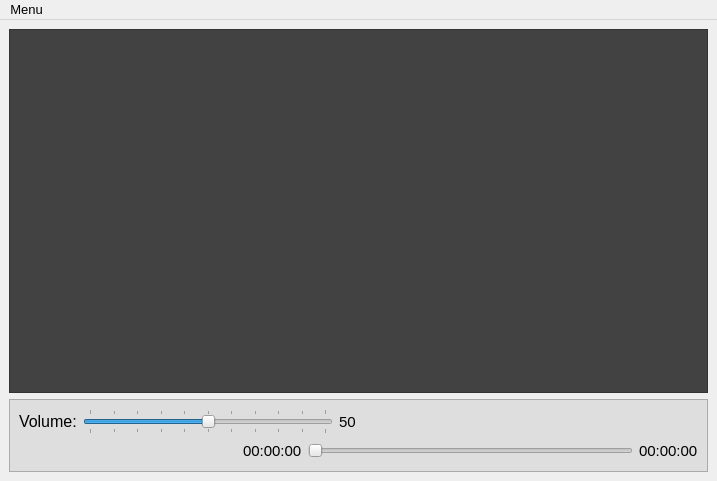
<?xml version="1.0" encoding="UTF-8"?>
<ui version="4.0">
 <class>SimpleMusiPlayer</class>
 <widget class="QMainWindow" name="SimpleMusiPlayer">
  <property name="geometry">
   <rect>
    <x>0</x>
    <y>0</y>
    <width>717</width>
    <height>481</height>
   </rect>
  </property>
  <property name="windowTitle">
   <string>Simple Music Player</string>
  </property>
  <property name="windowIcon">
   <iconset resource="utils/music_res.qrc">
    <normaloff>:/img/images/CD.png</normaloff>:/img/images/CD.png</iconset>
  </property>
  <widget class="QWidget" name="centralwidget">
   <layout class="QVBoxLayout" name="verticalLayout_3">
    <item>
     <widget class="QListWidget" name="listWidget">
      <property name="font">
       <font>
        <pointsize>13</pointsize>
        <weight>75</weight>
        <bold>true</bold>
       </font>
      </property>
      <property name="cursor" stdset="0">
       <cursorShape>PointingHandCursor</cursorShape>
      </property>
      <property name="styleSheet">
       <string notr="true">background-color: rgb(66, 66, 66);
color: rgb(255, 255, 127);
selection-background-color: rgb(255, 255, 82);
selection-color: rgb(66, 66, 66);</string>
      </property>
     </widget>
    </item>
    <item>
     <widget class="QFrame" name="frame_6">
      <property name="styleSheet">
       <string notr="true">background-color: rgb(222, 222, 222);</string>
      </property>
      <property name="frameShape">
       <enum>QFrame::StyledPanel</enum>
      </property>
      <property name="frameShadow">
       <enum>QFrame::Raised</enum>
      </property>
      <layout class="QVBoxLayout" name="verticalLayout">
       <item alignment="Qt::AlignLeft">
        <widget class="QFrame" name="frame_5">
         <property name="font">
          <font>
           <pointsize>1</pointsize>
          </font>
         </property>
         <property name="frameShape">
          <enum>QFrame::NoFrame</enum>
         </property>
         <property name="frameShadow">
          <enum>QFrame::Raised</enum>
         </property>
         <layout class="QHBoxLayout" name="horizontalLayout_4">
          <property name="leftMargin">
           <number>0</number>
          </property>
          <property name="topMargin">
           <number>0</number>
          </property>
          <property name="rightMargin">
           <number>0</number>
          </property>
          <property name="bottomMargin">
           <number>0</number>
          </property>
          <item>
           <widget class="QLabel" name="label">
            <property name="font">
             <font>
              <pointsize>12</pointsize>
             </font>
            </property>
            <property name="text">
             <string>Volume:</string>
            </property>
           </widget>
          </item>
          <item>
           <widget class="QSlider" name="volumeSlider">
            <property name="minimumSize">
             <size>
              <width>250</width>
              <height>0</height>
             </size>
            </property>
            <property name="maximumSize">
             <size>
              <width>250</width>
              <height>16777215</height>
             </size>
            </property>
            <property name="cursor">
             <cursorShape>PointingHandCursor</cursorShape>
            </property>
            <property name="minimum">
             <number>0</number>
            </property>
            <property name="maximum">
             <number>100</number>
            </property>
            <property name="singleStep">
             <number>1</number>
            </property>
            <property name="value">
             <number>50</number>
            </property>
            <property name="orientation">
             <enum>Qt::Horizontal</enum>
            </property>
            <property name="invertedAppearance">
             <bool>false</bool>
            </property>
            <property name="invertedControls">
             <bool>false</bool>
            </property>
            <property name="tickPosition">
             <enum>QSlider::TicksBothSides</enum>
            </property>
            <property name="tickInterval">
             <number>10</number>
            </property>
           </widget>
          </item>
          <item>
           <widget class="QLabel" name="volume_label">
            <property name="font">
             <font>
              <pointsize>11</pointsize>
              <weight>50</weight>
              <bold>false</bold>
             </font>
            </property>
            <property name="text">
             <string>50</string>
            </property>
           </widget>
          </item>
         </layout>
        </widget>
       </item>
       <item>
        <widget class="QFrame" name="frame_2">
         <property name="frameShape">
          <enum>QFrame::NoFrame</enum>
         </property>
         <property name="frameShadow">
          <enum>QFrame::Raised</enum>
         </property>
         <layout class="QHBoxLayout" name="horizontalLayout">
          <property name="leftMargin">
           <number>0</number>
          </property>
          <property name="topMargin">
           <number>0</number>
          </property>
          <property name="rightMargin">
           <number>0</number>
          </property>
          <property name="bottomMargin">
           <number>0</number>
          </property>
          <item>
           <widget class="QFrame" name="frame">
            <property name="maximumSize">
             <size>
              <width>250</width>
              <height>16777215</height>
             </size>
            </property>
            <property name="frameShape">
             <enum>QFrame::NoFrame</enum>
            </property>
            <property name="frameShadow">
             <enum>QFrame::Raised</enum>
            </property>
            <layout class="QVBoxLayout" name="verticalLayout_2">
             <property name="spacing">
              <number>0</number>
             </property>
             <property name="leftMargin">
              <number>0</number>
             </property>
             <property name="topMargin">
              <number>0</number>
             </property>
             <property name="rightMargin">
              <number>0</number>
             </property>
             <property name="bottomMargin">
              <number>0</number>
             </property>
             <item>
              <widget class="QFrame" name="frame_3">
               <property name="frameShape">
                <enum>QFrame::NoFrame</enum>
               </property>
               <property name="frameShadow">
                <enum>QFrame::Raised</enum>
               </property>
               <layout class="QHBoxLayout" name="horizontalLayout_2">
                <property name="spacing">
                 <number>0</number>
                </property>
                <property name="topMargin">
                 <number>0</number>
                </property>
                <property name="bottomMargin">
                 <number>0</number>
                </property>
                <item>
                 <widget class="QPushButton" name="playpushButton">
                  <property name="cursor">
                   <cursorShape>PointingHandCursor</cursorShape>
                  </property>
                  <property name="toolTip">
                   <string>Play</string>
                  </property>
                  <property name="text">
                   <string/>
                  </property>
                  <property name="icon">
                   <iconset resource="utils/music_res.qrc">
                    <normaloff>:/img/images/Play.png</normaloff>:/img/images/Play.png</iconset>
                  </property>
                  <property name="iconSize">
                   <size>
                    <width>24</width>
                    <height>24</height>
                   </size>
                  </property>
                  <property name="flat">
                   <bool>true</bool>
                  </property>
                 </widget>
                </item>
                <item>
                 <widget class="QPushButton" name="pausepushButton">
                  <property name="cursor">
                   <cursorShape>PointingHandCursor</cursorShape>
                  </property>
                  <property name="toolTip">
                   <string>Pause/Unpause</string>
                  </property>
                  <property name="text">
                   <string/>
                  </property>
                  <property name="icon">
                   <iconset resource="utils/music_res.qrc">
                    <normaloff>:/img/images/Pause.png</normaloff>:/img/images/Pause.png</iconset>
                  </property>
                  <property name="iconSize">
                   <size>
                    <width>24</width>
                    <height>24</height>
                   </size>
                  </property>
                  <property name="flat">
                   <bool>true</bool>
                  </property>
                 </widget>
                </item>
                <item>
                 <widget class="QPushButton" name="stoppushButton">
                  <property name="cursor">
                   <cursorShape>PointingHandCursor</cursorShape>
                  </property>
                  <property name="toolTip">
                   <string>Stop</string>
                  </property>
                  <property name="text">
                   <string/>
                  </property>
                  <property name="icon">
                   <iconset resource="utils/music_res.qrc">
                    <normaloff>:/img/images/Stop.png</normaloff>:/img/images/Stop.png</iconset>
                  </property>
                  <property name="iconSize">
                   <size>
                    <width>24</width>
                    <height>24</height>
                   </size>
                  </property>
                  <property name="flat">
                   <bool>true</bool>
                  </property>
                 </widget>
                </item>
                <item>
                 <widget class="QPushButton" name="previouspushButton">
                  <property name="cursor">
                   <cursorShape>PointingHandCursor</cursorShape>
                  </property>
                  <property name="toolTip">
                   <string>Previous</string>
                  </property>
                  <property name="text">
                   <string/>
                  </property>
                  <property name="icon">
                   <iconset resource="utils/music_res.qrc">
                    <normaloff>:/img/images/Previous.png</normaloff>:/img/images/Previous.png</iconset>
                  </property>
                  <property name="iconSize">
                   <size>
                    <width>24</width>
                    <height>24</height>
                   </size>
                  </property>
                  <property name="flat">
                   <bool>true</bool>
                  </property>
                 </widget>
                </item>
                <item>
                 <widget class="QPushButton" name="nextpushButton">
                  <property name="cursor">
                   <cursorShape>PointingHandCursor</cursorShape>
                  </property>
                  <property name="toolTip">
                   <string>Next</string>
                  </property>
                  <property name="text">
                   <string/>
                  </property>
                  <property name="icon">
                   <iconset resource="utils/music_res.qrc">
                    <normaloff>:/img/images/Next.png</normaloff>:/img/images/Next.png</iconset>
                  </property>
                  <property name="iconSize">
                   <size>
                    <width>24</width>
                    <height>24</height>
                   </size>
                  </property>
                  <property name="flat">
                   <bool>true</bool>
                  </property>
                 </widget>
                </item>
               </layout>
              </widget>
             </item>
            </layout>
           </widget>
          </item>
          <item>
           <widget class="QFrame" name="frame_4">
            <property name="frameShape">
             <enum>QFrame::NoFrame</enum>
            </property>
            <property name="frameShadow">
             <enum>QFrame::Raised</enum>
            </property>
            <layout class="QHBoxLayout" name="horizontalLayout_3">
             <property name="leftMargin">
              <number>0</number>
             </property>
             <property name="topMargin">
              <number>0</number>
             </property>
             <property name="rightMargin">
              <number>0</number>
             </property>
             <property name="bottomMargin">
              <number>0</number>
             </property>
             <item>
              <widget class="QLabel" name="start_time_label">
               <property name="font">
                <font>
                 <pointsize>11</pointsize>
                </font>
               </property>
               <property name="text">
                <string>00:00:00</string>
               </property>
              </widget>
             </item>
             <item>
              <widget class="QSlider" name="musicSlider">
               <property name="cursor">
                <cursorShape>PointingHandCursor</cursorShape>
               </property>
               <property name="orientation">
                <enum>Qt::Horizontal</enum>
               </property>
              </widget>
             </item>
             <item>
              <widget class="QLabel" name="end_time_label">
               <property name="font">
                <font>
                 <pointsize>11</pointsize>
                </font>
               </property>
               <property name="text">
                <string>00:00:00</string>
               </property>
              </widget>
             </item>
            </layout>
           </widget>
          </item>
         </layout>
        </widget>
       </item>
      </layout>
     </widget>
    </item>
   </layout>
  </widget>
  <widget class="QMenuBar" name="menubar">
   <property name="geometry">
    <rect>
     <x>0</x>
     <y>0</y>
     <width>717</width>
     <height>29</height>
    </rect>
   </property>
   <property name="font">
    <font>
     <pointsize>10</pointsize>
    </font>
   </property>
   <property name="cursor">
    <cursorShape>ArrowCursor</cursorShape>
   </property>
   <widget class="QMenu" name="menuMenu">
    <property name="font">
     <font>
      <pointsize>10</pointsize>
     </font>
    </property>
    <property name="cursor">
     <cursorShape>PointingHandCursor</cursorShape>
    </property>
    <property name="title">
     <string>Menu</string>
    </property>
    <addaction name="actionAdd_Songs"/>
    <addaction name="separator"/>
    <addaction name="actionRemove_Selected"/>
    <addaction name="separator"/>
    <addaction name="actionRemove_All"/>
   </widget>
   <addaction name="menuMenu"/>
  </widget>
  <action name="actionAdd_Songs">
   <property name="icon">
    <iconset resource="utils/music_res.qrc">
     <normaloff>:/img/images/Create.png</normaloff>:/img/images/Create.png</iconset>
   </property>
   <property name="text">
    <string>Add Songs</string>
   </property>
   <property name="toolTip">
    <string>Add songs to music player</string>
   </property>
   <property name="shortcut">
    <string>Alt+A</string>
   </property>
  </action>
  <action name="actionRemove_Selected">
   <property name="icon">
    <iconset resource="utils/music_res.qrc">
     <normaloff>:/img/images/Remove.png</normaloff>:/img/images/Remove.png</iconset>
   </property>
   <property name="text">
    <string>Remove Selected</string>
   </property>
   <property name="toolTip">
    <string>Remove Selected Song</string>
   </property>
   <property name="shortcut">
    <string>Del</string>
   </property>
  </action>
  <action name="actionRemove_All">
   <property name="icon">
    <iconset resource="utils/music_res.qrc">
     <normaloff>:/img/images/Delete.png</normaloff>:/img/images/Delete.png</iconset>
   </property>
   <property name="text">
    <string>Remove All</string>
   </property>
   <property name="toolTip">
    <string>Remove All Songs</string>
   </property>
   <property name="shortcut">
    <string>Alt+Del</string>
   </property>
  </action>
 </widget>
 <resources>
  <include location="utils/music_res.qrc"/>
 </resources>
 <connections/>
</ui>
